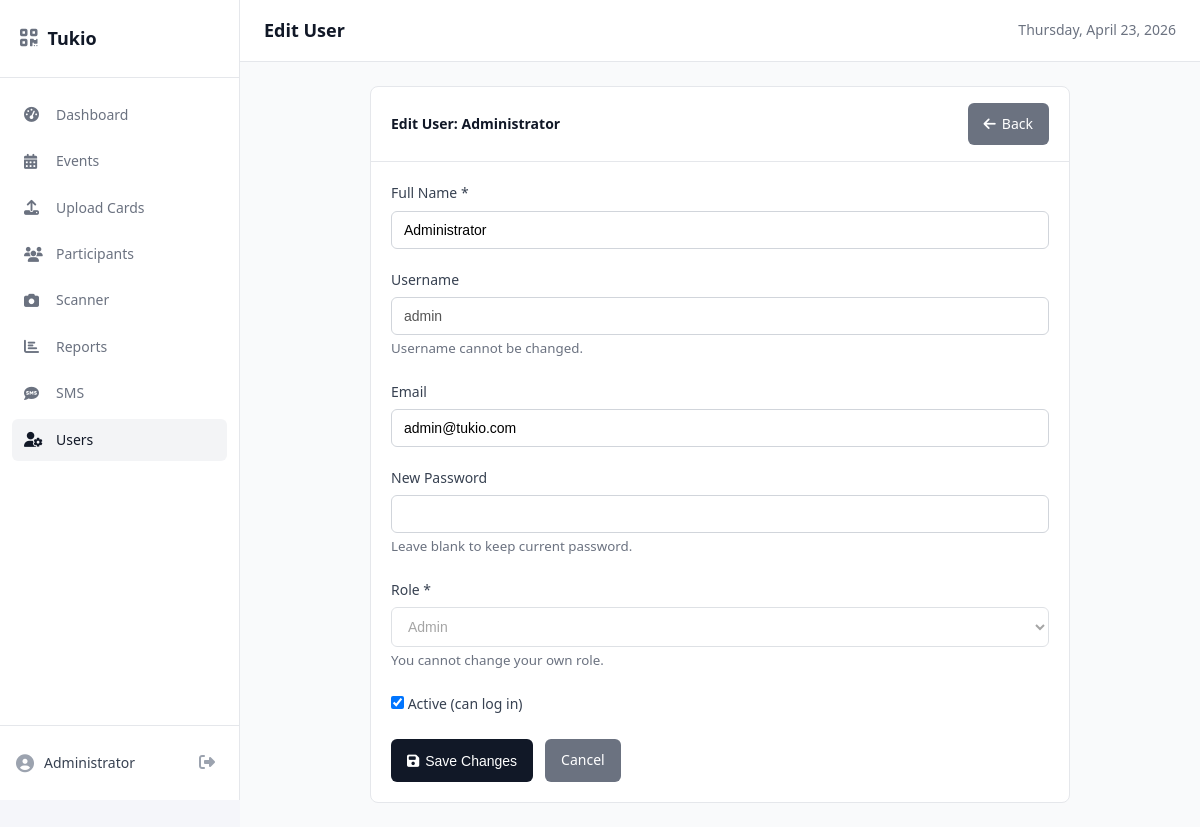
The page /public/users/edit.php?id=1 (signed in) on the database its author committed.
### tables this page shows
CREATE TABLE IF NOT EXISTS users (
    id INT AUTO_INCREMENT PRIMARY KEY,
    username VARCHAR(100) NOT NULL UNIQUE,
    password VARCHAR(255) NOT NULL,
    full_name VARCHAR(255) NOT NULL,
    email VARCHAR(255) NULL,
    role ENUM('admin', 'scanner') DEFAULT 'scanner',
    is_active TINYINT(1) DEFAULT 1,
    last_login TIMESTAMP NULL,
    created_at TIMESTAMP DEFAULT CURRENT_TIMESTAMP,
    updated_at TIMESTAMP DEFAULT CURRENT_TIMESTAMP ON UPDATE CURRENT_TIMESTAMP
);

### src/Database/Connection.php (called while the page is built, shortened)
<?php
class Connection
{
    private static ?Connection $instance = null;
    private PDO $connection;
    private function __construct()
    {
        try {
            $dsn = "mysql:host=" . DB_HOST . ";dbname=" . DB_NAME . ";charset=" . DB_CHARSET;
            $this->connection = new PDO($dsn, DB_USER, DB_PASS, DB_OPTIONS);
        } catch (PDOException $e) {
            die("Database connection failed: " . $e->getMessage());
        }
    }
    public static function getInstance(): Connection
    {
        if (self::$instance === null) {
            self::$instance = new Connection();
        }
        return self::$instance;
    }
    public function queryOne(string $sql, array $params = []): ?array
    {
        $stmt = $this->connection->prepare($sql);
        $stmt->execute($params);
        $result = $stmt->fetch();
        return $result ?: null;
    }
}

### src/Helpers/Utils.php (called while the page is built, shortened)
<?php
class Utils
{
    public static function basePath(): string
    {
        return defined('BASE_PATH') ? BASE_PATH : '/tukioqrcode/public';
    }
    public static function escape(?string $string): string
    {
        return htmlspecialchars($string ?? '', ENT_QUOTES, 'UTF-8');
    }
}

### src/Helpers/Session.php (called while the page is built, shortened)
<?php
class Session
{
    public static function get(string $key, $default = null)
    {
        return $_SESSION[$key] ?? $default;
    }
}

### src/Helpers/Auth.php (called while the page is built, shortened)
<?php
class Auth
{
    public static function check(): bool
    {
        return Session::get('logged_in', false) === true;
    }
    public static function id(): ?int
    {
        return Session::get('user_id');
    }
    public static function user(): ?array
    {
        return [
            'id' => Session::get('user_id'),
            'username' => Session::get('username'),
            'full_name' => Session::get('full_name'),
            'role' => Session::get('role')
        ];
    }
    public static function isAdmin(): bool
    {
        return Session::get('role') === 'admin';
    }
}

### public/users/edit.php (the view, shortened to what this page needs)
<?php
$db = Connection::getInstance();
$pageTitle = 'Edit User';
$userId = (int) ($_GET['id'] ?? 0);
$editUser = $db->queryOne("SELECT * FROM users WHERE id = :id", ['id' => $userId]);
?>
<div class="card" style="max-width: 700px; margin: 0 auto;">
    <div class="card-header">
        <h3>Edit User: <?= Utils::escape($editUser['full_name']) ?></h3>
        <a href="index.php" class="btn btn-secondary">
            <i class="fas fa-arrow-left"></i> Back
        </a>
    </div>
    <div class="card-body">
        <form method="POST">
            <div class="form-group">
                <label class="form-label">Full Name <span class="text-danger">*</span></label>
                <input type="text" name="full_name" class="form-control" value="<?= Utils::escape($editUser['full_name']) ?>" required>
            </div>
            <div class="form-group">
                <label class="form-label">Username</label>
                <input type="text" class="form-control" value="<?= Utils::escape($editUser['username']) ?>" disabled>
                <small class="text-muted">Username cannot be changed.</small>
            </div>
            <div class="form-group">
                <label class="form-label">Email</label>
                <input type="email" name="email" class="form-control" value="<?= Utils::escape($editUser['email'] ?? '') ?>">
            </div>
            <div class="form-group">
                <label class="form-label">New Password</label>
                <input type="password" name="password" class="form-control" autocomplete="new-password" minlength="6">
                <small class="text-muted">Leave blank to keep current password.</small>
            </div>
            <div class="form-group">
                <label class="form-label">Role <span class="text-danger">*</span></label>
                <select name="role" class="form-control" id="role-select" <?= $editUser['id'] === Auth::id() ? 'disabled' : '' ?>>
                    <option value="admin" <?= $editUser['role'] === 'admin' ? 'selected' : '' ?>>Admin</option>
                </select>
                <?php if ($editUser['id'] === Auth::id()): ?>
                    <small class="text-muted">You cannot change your own role.</small>
                <?php endif; ?>
            </div>
            <div class="form-group">
                <label class="form-label">
                    <input type="checkbox" name="is_active" value="1" <?= $editUser['is_active'] ? 'checked' : '' ?>>
                    Active (can log in)
                </label>
            </div>
            <div style="display: flex; gap: 12px; margin-top: 24px;">
                <button type="submit" class="btn btn-primary">
                    <i class="fas fa-save"></i> Save Changes
                </button>
                <a href="index.php" class="btn btn-secondary">Cancel</a>
            </div>
        </form>
    </div>
</div>
<?php
$content = ob_get_clean();
require_once __DIR__ . '/../../templates/layout.php';
?>

### templates/layout.php (shortened to what this page needs)
<?php
$user = Auth::user();
$currentPage = basename($_SERVER['PHP_SELF'], '.php');
$basePath = Utils::basePath();
?>
<!DOCTYPE html>
<html lang="en">
<head>
    <link rel="stylesheet" href="<?= $basePath ?>/css/style.css">
    <link rel="stylesheet" href="https://cdnjs.cloudflare.com/ajax/libs/font-awesome/6.4.0/css/all.min.css">
</head>
<body>
    <div class="app-container">
        <aside class="sidebar">
            <div class="sidebar-header">
                <h2><i class="fas fa-qrcode"></i> Tukio</h2>
            </div>
            <nav class="sidebar-nav">
                <a href="<?= $basePath ?>/dashboard.php" class="nav-item <?= $currentPage === 'dashboard' ? 'active' : '' ?>">
                    <i class="fas fa-tachometer-alt"></i>
                    <span>Dashboard</span>
                </a>
                <?php if (Auth::isAdmin()): ?>
                <a href="<?= $basePath ?>/events/index.php" class="nav-item <?= strpos($_SERVER['REQUEST_URI'], '/events/') !== false ? 'active' : '' ?>">
                    <i class="fas fa-calendar-alt"></i>
                    <span>Events</span>
                </a>
                <a href="<?= $basePath ?>/batches/upload.php" class="nav-item <?= strpos($_SERVER['REQUEST_URI'], '/batches/') !== false ? 'active' : '' ?>">
                    <i class="fas fa-upload"></i>
                    <span>Upload Cards</span>
                </a>
                <a href="<?= $basePath ?>/participants/index.php" class="nav-item <?= strpos($_SERVER['REQUEST_URI'], '/participants/') !== false ? 'active' : '' ?>">
                    <i class="fas fa-users"></i>
                    <span>Participants</span>
                </a>
                <?php endif; ?>
                <a href="<?= $basePath ?>/scanner/index.php" class="nav-item <?= strpos($_SERVER['REQUEST_URI'], '/scanner/') !== false ? 'active' : '' ?>">
                    <i class="fas fa-camera"></i>
                    <span>Scanner</span>
                </a>
                <?php if (Auth::isAdmin()): ?>
                <a href="<?= $basePath ?>/reports/index.php" class="nav-item <?= strpos($_SERVER['REQUEST_URI'], '/reports/') !== false ? 'active' : '' ?>">
                    <i class="fas fa-chart-bar"></i>
                    <span>Reports</span>
                </a>
                <a href="<?= $basePath ?>/sms/test.php" class="nav-item <?= strpos($_SERVER['REQUEST_URI'], '/sms/') !== false ? 'active' : '' ?>">
                    <i class="fas fa-sms"></i>
                    <span>SMS</span>
                </a>
                <a href="<?= $basePath ?>/users/index.php" class="nav-item <?= strpos($_SERVER['REQUEST_URI'], '/users/') !== false ? 'active' : '' ?>">
                    <i class="fas fa-user-cog"></i>
                    <span>Users</span>
                </a>
                <?php endif; ?>
            </nav>
            <div class="sidebar-footer">
                <div class="user-info">
                    <i class="fas fa-user-circle"></i>
                    <span><?= Utils::escape($user['full_name'] ?? 'User') ?></span>
                </div>
                <a href="<?= $basePath ?>/logout.php" class="logout-btn">
                    <i class="fas fa-sign-out-alt"></i>
                </a>
            </div>
        </aside>
        <main class="main-content">
            <header class="top-header">
                <div class="header-left">
                    <h1><?= Utils::escape($pageTitle ?? 'Dashboard') ?></h1>
                </div>
                <div class="header-right">
                    <span class="header-date"><?= date('l, F j, Y') ?></span>
                </div>
            </header>
            <div class="content-wrapper">
                <?= $content ?? '' ?>
            </div>
        </main>
    </div>
</body>
</html>

### public/css/style.css (style rules this page uses)
:root { --primary: #3498db; --success: #2ecc71; --danger: #e74c3c; --warning: #f39c12; --info: #16a085; --dark: #2c3e50; --light: #ecf0f1; --gray: #95a5a6; --white: #ffffff; }
* { margin: 0; padding: 0; box-sizing: border-box; }
body { font-family: 'Segoe UI', Tahoma, Geneva, Verdana, sans-serif; background: #f5f6fa; color: #333; line-height: 1.6; }
.app-container { display: flex; min-height: 100vh; }
.sidebar { width: 240px; background: #ffffff; color: #374151; display: flex; flex-direction: column; position: fixed; height: 100vh; overflow-y: auto; border-right: 1px solid #e5e7eb; z-index: 100; }
.sidebar-header { padding: 24px 20px; border-bottom: 1px solid #e5e7eb; }
.sidebar-header h2 { font-size: 18px; margin: 0; font-weight: 600; color: #111827; display: flex; align-items: center; gap: 10px; }
.sidebar-header i { color: #6b7280; font-size: 20px; }
.sidebar-nav { flex: 1; padding: 16px 12px; }
.nav-item { display: flex; align-items: center; padding: 10px 12px; color: #6b7280; text-decoration: none; transition: all 0.15s ease; border-radius: 6px; margin-bottom: 4px; font-size: 14px; font-weight: 500; }
.nav-item.active { background: #f3f4f6; color: #111827; }
.nav-item i { width: 20px; margin-right: 12px; font-size: 15px; }
.sidebar-footer { padding: 16px; border-top: 1px solid #e5e7eb; display: flex; align-items: center; justify-content: space-between; }
.user-info { display: flex; align-items: center; gap: 10px; font-size: 14px; color: #374151; }
.user-info i { font-size: 18px; color: #9ca3af; }
.logout-btn { color: #9ca3af; text-decoration: none; padding: 8px; border-radius: 6px; transition: all 0.15s; font-size: 16px; }
.main-content { margin-left: 240px; flex: 1; display: flex; flex-direction: column; background: #f9fafb; }
.top-header { background: #ffffff; padding: 16px 24px; display: flex; justify-content: space-between; align-items: center; border-bottom: 1px solid #e5e7eb; }
.header-left { display: flex; align-items: center; gap: 15px; }
.header-left h1 { font-size: 18px; margin: 0; font-weight: 600; color: #111827; }
.header-right { display: flex; align-items: center; gap: 16px; }
.header-right .date-display, .header-right .header-date { color: #6b7280; font-size: 14px; }
.content-wrapper { padding: 24px; min-height: calc(100vh - 60px); }
.card { background: white; border-radius: 8px; margin-bottom: 20px; border: 1px solid #e5e7eb; }
.card-header { padding: 16px 20px; border-bottom: 1px solid #e5e7eb; display: flex; justify-content: space-between; align-items: center; }
.card-header h3 { margin: 0; font-size: 14px; font-weight: 600; color: #111827; }
.card-body { padding: 20px; }
.form-group { margin-bottom: 20px; }
.form-group label { display: block; margin-bottom: 6px; font-weight: 500; color: #374151; font-size: 14px; }
.form-control { width: 100%; padding: 10px 12px; border: 1px solid #d1d5db; border-radius: 6px; font-size: 14px; transition: border-color 0.15s ease; background: #fff; }
.btn { padding: 10px 16px; border: none; border-radius: 6px; cursor: pointer; font-size: 14px; font-weight: 500; text-decoration: none; display: inline-flex; align-items: center; gap: 6px; transition: all 0.15s ease; }
.btn-primary { background: #111827; color: white; }
.btn-secondary { background: #6b7280; color: white; }
.text-muted { color: #6b7280; }

### rows shown on the page
users: full_name "Administrator", username "admin", email "admin@tukio.com", role "Admin", is_active "☑"

### other values the page prints
Utils::escape($pageTitle ?? 'Dashboard') "Edit User"
